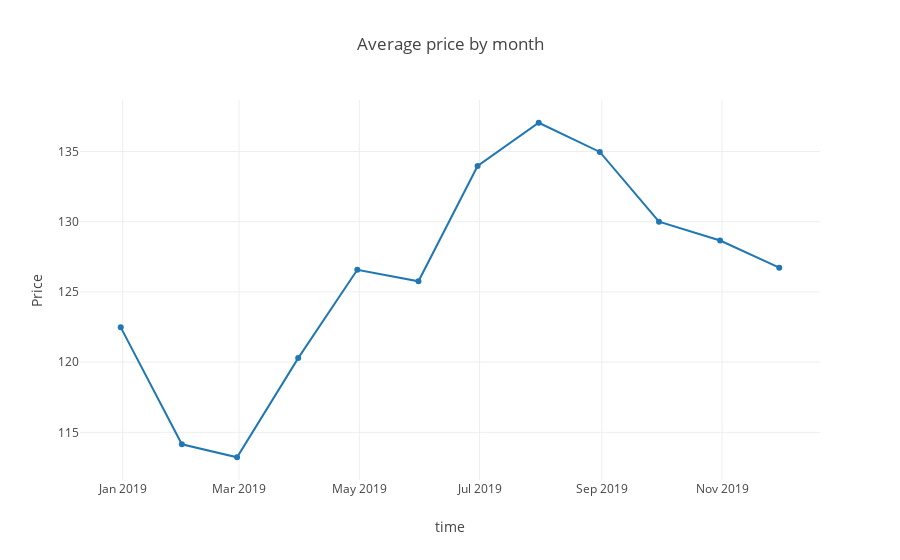

This figure's notebook cell:
### Code cell
offline.iplot(fig3)

### Figure 1 — Plotly figure (JSON) as saved in the notebook; plotly's stock layout.template omitted (floating-point values rounded to 4 significant figures)
{"data": [{"type": "scatter", "uid": "3e5fcd8b-d12f-46b9-89b0-efba08ae0913", "x": ["2018-12-31", "2019-01-31", "2019-02-28", "2019-03-31", "2019-04-30", "2019-05-31", "2019-06-30", "2019-07-31", "2019-08-31", "2019-09-30", "2019-10-31", "2019-11-30"], "y": [122.5, 114.1, 113.2, 120.3, 126.6, 125.8, 134.0, 137.1, 135.0, 130.0, 128.7, 126.7]}], "layout": {"title": {"text": "Average price by month"}, "xaxis": {"title": {"text": "time"}}, "yaxis": {"title": {"text": "Price"}}}}
